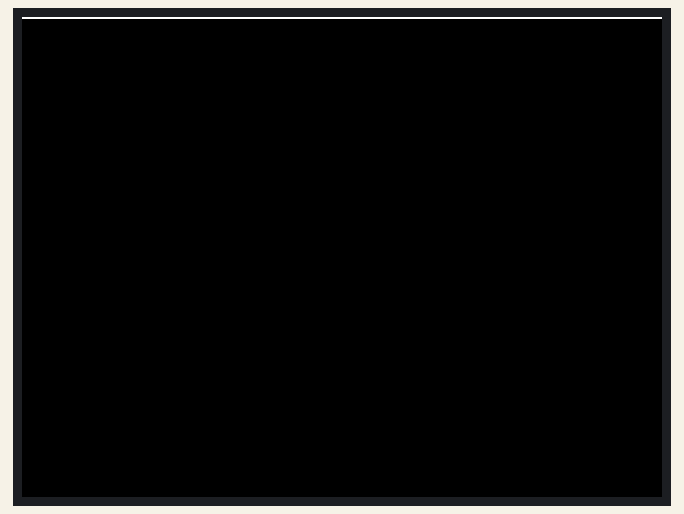
Recording of a sketch running on a simulated ESP32. Shown: 320×240 colour display.

Above: at 0.3 s.
At 0.91 s:
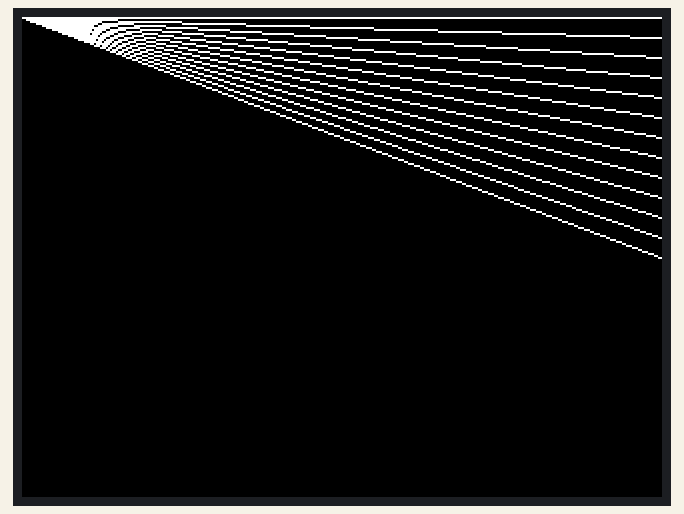
At 1.67 s:
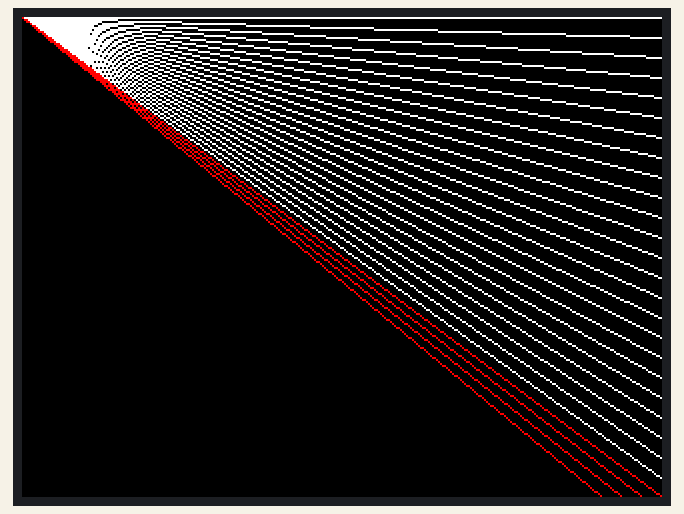
At 3.04 s:
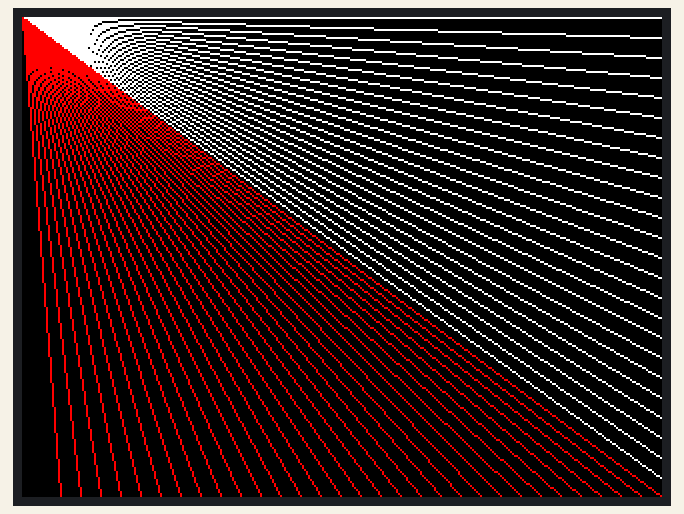
At 4.41 s:
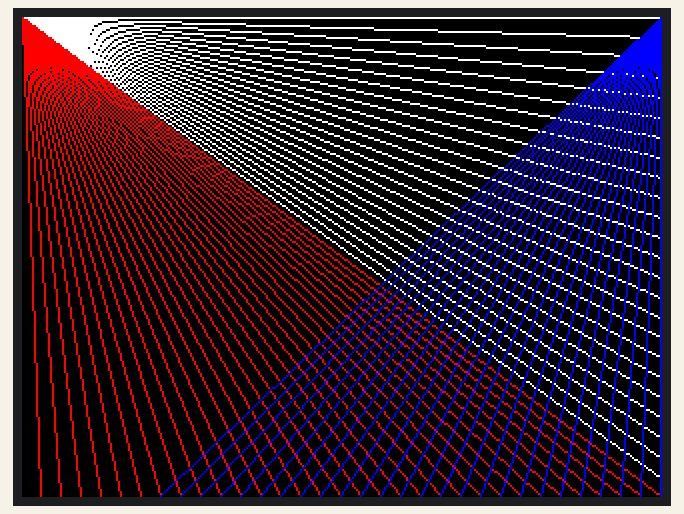
At 5.79 s:
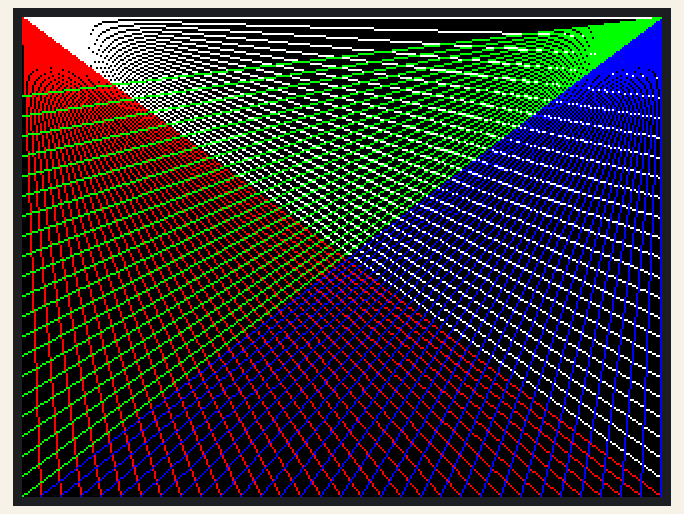

Measured:
- by itself, everything shown: repeats every 5.8 s, in 38 steps

The sketch:

drawLine2.ino
```cpp
#include <M5Stack.h>

void setup() {
    M5.begin();  // M5Stackオブジェクトを初期化する
}

void loop() {
    M5.Lcd.fillScreen(BLACK);
    for (int y = 0; y < 240; y += 10) {
        M5.Lcd.drawLine(0, 0, 319, y, WHITE);
        delay(50);
    }
    for (int x = 319; x >= 0; x -= 10) {
        M5.Lcd.drawLine(0, 0, x, 239, RED);
        delay(50);
    }
    for (int x = 319; x >= 0; x -= 10) {
        M5.Lcd.drawLine(319, 0, x, 239, BLUE);
        delay(50);
    }
    for (int y = 239; y >= 0; y -= 10) {
        M5.Lcd.drawLine(319, 0, 0, y, GREEN);
        delay(50);
    }
}
```
